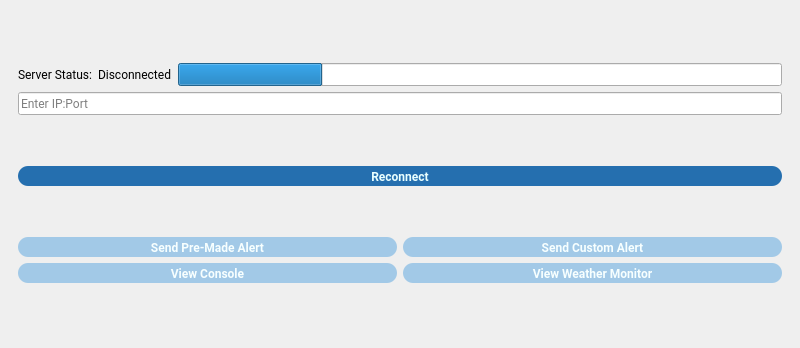
<?xml version="1.0" encoding="UTF-8"?>
<ui version="4.0">
 <class>MainWindow</class>
 <widget class="QMainWindow" name="MainWindow">
  <property name="geometry">
   <rect>
    <x>0</x>
    <y>0</y>
    <width>800</width>
    <height>348</height>
   </rect>
  </property>
  <property name="windowTitle">
   <string>MainWindow</string>
  </property>
  <property name="styleSheet">
   <string notr="true"/>
  </property>
  <widget class="QWidget" name="centralwidget">
   <layout class="QVBoxLayout" name="verticalLayout">
    <item>
     <widget class="QFrame" name="frame_3">
      <property name="font">
       <font>
        <family>Roboto</family>
       </font>
      </property>
      <property name="styleSheet">
       <string notr="true"/>
      </property>
      <property name="frameShape">
       <enum>QFrame::Shape::NoFrame</enum>
      </property>
      <property name="lineWidth">
       <number>0</number>
      </property>
      <layout class="QVBoxLayout" name="verticalLayout_2">
       <item>
        <layout class="QVBoxLayout" name="verticalLayout_3">
         <item>
          <layout class="QHBoxLayout" name="horizontalLayout_2">
           <item>
            <widget class="QLabel" name="server_label">
             <property name="maximumSize">
              <size>
               <width>100</width>
               <height>40</height>
              </size>
             </property>
             <property name="styleSheet">
              <string notr="true"/>
             </property>
             <property name="text">
              <string>Server Status:</string>
             </property>
            </widget>
           </item>
           <item>
            <widget class="QLabel" name="status_label">
             <property name="maximumSize">
              <size>
               <width>100</width>
               <height>40</height>
              </size>
             </property>
             <property name="styleSheet">
              <string notr="true"/>
             </property>
             <property name="text">
              <string>Disconnected</string>
             </property>
            </widget>
           </item>
           <item>
            <widget class="QProgressBar" name="connection_bar">
             <property name="value">
              <number>24</number>
             </property>
             <property name="textVisible">
              <bool>false</bool>
             </property>
            </widget>
           </item>
          </layout>
         </item>
         <item>
          <widget class="QLineEdit" name="ip_line_edit">
           <property name="styleSheet">
            <string notr="true">border-bottom: 2px solid black;</string>
           </property>
           <property name="placeholderText">
            <string>Enter IP:Port</string>
           </property>
          </widget>
         </item>
        </layout>
       </item>
       <item>
        <widget class="QPushButton" name="reconnect_button">
         <property name="sizePolicy">
          <sizepolicy hsizetype="Preferred" vsizetype="Fixed">
           <horstretch>0</horstretch>
           <verstretch>0</verstretch>
          </sizepolicy>
         </property>
         <property name="minimumSize">
          <size>
           <width>200</width>
           <height>20</height>
          </size>
         </property>
         <property name="maximumSize">
          <size>
           <width>16777215</width>
           <height>16777215</height>
          </size>
         </property>
         <property name="styleSheet">
          <string notr="true">QPushButton {
	border: 0px;
	border-radius: 10px;
	font-weight: bold;
	background-color: #256faf;
	color: rgb(233, 255, 255);
}

QPushButton:hover {
	background-color: #1d55aa;
}

QPushButton:pressed {
	background-color: #17468a;
}

QPushButton:disabled {
	background-color: #d3d3d3;
	color: #a9a9a9;
	border: 1px solid #256faf;
}
</string>
         </property>
         <property name="text">
          <string>Reconnect</string>
         </property>
        </widget>
       </item>
       <item>
        <layout class="QGridLayout" name="gridLayout_2">
         <item row="0" column="0">
          <widget class="QPushButton" name="premade_alert_button">
           <property name="minimumSize">
            <size>
             <width>200</width>
             <height>20</height>
            </size>
           </property>
           <property name="maximumSize">
            <size>
             <width>16777215</width>
             <height>20</height>
            </size>
           </property>
           <property name="font">
            <font>
             <family>Roboto</family>
             <bold>true</bold>
            </font>
           </property>
           <property name="styleSheet">
            <string notr="true">QPushButton {
	border: 0px;
	border-radius: 10px;
	font-weight: bold;
	background-color: #a2c9e7;
	color: #f7ffff;
}

QPushButton:hover {
	background-color: #8faae4;
}

QPushButton:pressed {
	background-color: #6b93d6;
}

QPushButton:disabled {
	background-color: #d3d3d3;
	color: #a9a9a9;
	border: 1px solid #a2c9e7;
}
</string>
           </property>
           <property name="text">
            <string>Send Pre-Made Alert</string>
           </property>
          </widget>
         </item>
         <item row="0" column="1">
          <widget class="QPushButton" name="custom_alert_button">
           <property name="minimumSize">
            <size>
             <width>200</width>
             <height>20</height>
            </size>
           </property>
           <property name="maximumSize">
            <size>
             <width>16777215</width>
             <height>20</height>
            </size>
           </property>
           <property name="font">
            <font>
             <family>Roboto</family>
             <bold>true</bold>
            </font>
           </property>
           <property name="styleSheet">
            <string notr="true">QPushButton {
	border: 0px;
	border-radius: 10px;
	font-weight: bold;
	background-color: #a2c9e7;
	color: #f7ffff;
}

QPushButton:hover {
	background-color: #8faae4;
}

QPushButton:pressed {
	background-color: #6b93d6;
}

QPushButton:disabled {
	background-color: #d3d3d3;
	color: #a9a9a9;
	border: 1px solid #a2c9e7;
}
</string>
           </property>
           <property name="text">
            <string>Send Custom Alert</string>
           </property>
          </widget>
         </item>
         <item row="1" column="0">
          <widget class="QPushButton" name="console_button">
           <property name="minimumSize">
            <size>
             <width>200</width>
             <height>20</height>
            </size>
           </property>
           <property name="maximumSize">
            <size>
             <width>16777215</width>
             <height>20</height>
            </size>
           </property>
           <property name="font">
            <font>
             <family>Roboto</family>
             <bold>true</bold>
            </font>
           </property>
           <property name="styleSheet">
            <string notr="true">QPushButton {
	border: 0px;
	border-radius: 10px;
	font-weight: bold;
	background-color: #a2c9e7;
	color: #f7ffff;
}

QPushButton:hover {
	background-color: #8faae4;
}

QPushButton:pressed {
	background-color: #6b93d6;
}

QPushButton:disabled {
	background-color: #d3d3d3;
	color: #a9a9a9;
	border: 1px solid #a2c9e7;
}
</string>
           </property>
           <property name="text">
            <string>View Console</string>
           </property>
          </widget>
         </item>
         <item row="1" column="1">
          <widget class="QPushButton" name="weather_button">
           <property name="minimumSize">
            <size>
             <width>200</width>
             <height>20</height>
            </size>
           </property>
           <property name="maximumSize">
            <size>
             <width>16777215</width>
             <height>20</height>
            </size>
           </property>
           <property name="font">
            <font>
             <family>Roboto</family>
             <bold>true</bold>
            </font>
           </property>
           <property name="styleSheet">
            <string notr="true">QPushButton {
	border: 0px;
	border-radius: 10px;
	font-weight: bold;
	background-color: #a2c9e7;
	color: #f7ffff;
}

QPushButton:hover {
	background-color: #8faae4;
}

QPushButton:pressed {
	background-color: #6b93d6;
}

QPushButton:disabled {
	background-color: #d3d3d3;
	color: #a9a9a9;
	border: 1px solid #a2c9e7;
}
</string>
           </property>
           <property name="text">
            <string>View Weather Monitor</string>
           </property>
          </widget>
         </item>
        </layout>
       </item>
      </layout>
     </widget>
    </item>
   </layout>
  </widget>
 </widget>
 <resources/>
 <connections/>
</ui>
